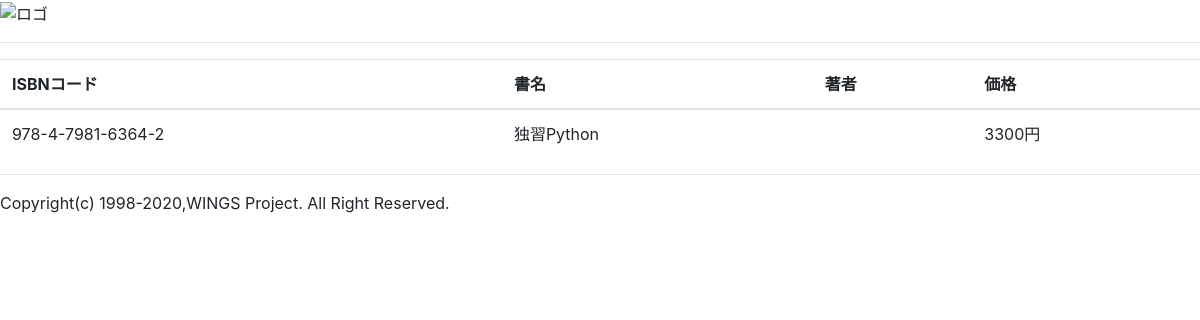
The app's page /main/rel2, older data.
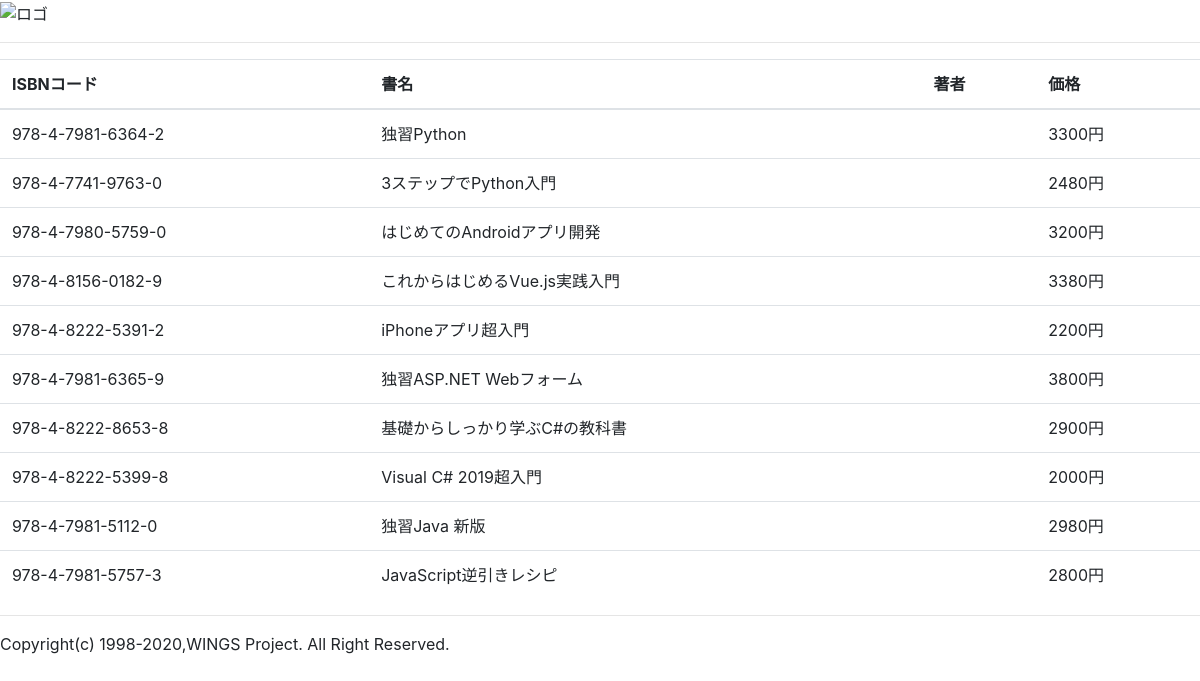
The same page, newer data.
### main/models.py (models this page shows, shortened)
class Book(models.Model):
    isbn = models.CharField(
        verbose_name='ISBNコード',
        max_length=20
    )
    title = models.CharField(
        verbose_name='書名',
        max_length=100
    )
    price = models.IntegerField(
        verbose_name='価格',
        default=0
    )
    publisher = models.CharField(
        verbose_name='出版社',
        max_length=50,
        choices=[
            ('翔泳社', '翔泳社'),
            ('技術評論社', '技術評論社'),
            ('秀和システム', '秀和システム'),
            ('SBクリエイティブ', 'SBクリエティブ'),
            ('日経BP', '日経BP'),
        ],
    )
    published = models.DateField(
        verbose_name='刊行日'
    )

### main/views.py (the view)
# urls.py: path('rel2', views.rel2, name='rel2'),
def rel2(request):
    return render(request, 'main/rel2.html', {
        'books': Book.objects.all()
    })

### main/templates/main/rel2.html (shortened to what this page needs)
{% extends 'main/layout.html' %}
{% block main %}
<table class="table">
    <thead>
        <tr>
            <th>ISBNコード</th>
            <th>書名</th>
            <th>著者</th>
            <th>価格</th>
        </tr>
    </thead>
    <tbody>
        {% for b in books %}
        <tr>
            <td>{{b.isbn}}</td>
            <td>{{b.title}}</td>
            <td>
            </td>
            <td>{{b.price}}円</td>
        </tr>
        {% endfor %}
    </tbody>
</table>
{% endblock %}

Row changes from the older to the newer data that the page shows:
added Book: isbn "978-4-7741-9763-0", title "3ステップでPython入門", price "2480"
added Book: isbn "978-4-7980-5759-0", title "はじめてのAndroidアプリ開発", price "3200"
added Book: isbn "978-4-8156-0182-9", title "これからはじめるVue.js実践入門", price "3380"
added Book: isbn "978-4-8222-5391-2", title "iPhoneアプリ超入門", price "2200"
added Book: isbn "978-4-7981-6365-9", title "独習ASP.NET Webフォーム", price "3800"
added Book: isbn "978-4-8222-8653-8", title "基礎からしっかり学ぶC#の教科書", price "2900"
added Book: isbn "978-4-8222-5399-8", title "Visual C# 2019超入門", price "2000"
added Book: isbn "978-4-7981-5112-0", title "独習Java 新版", price "2980"
added Book: isbn "978-4-7981-5757-3", title "JavaScript逆引きレシピ", price "2800"
